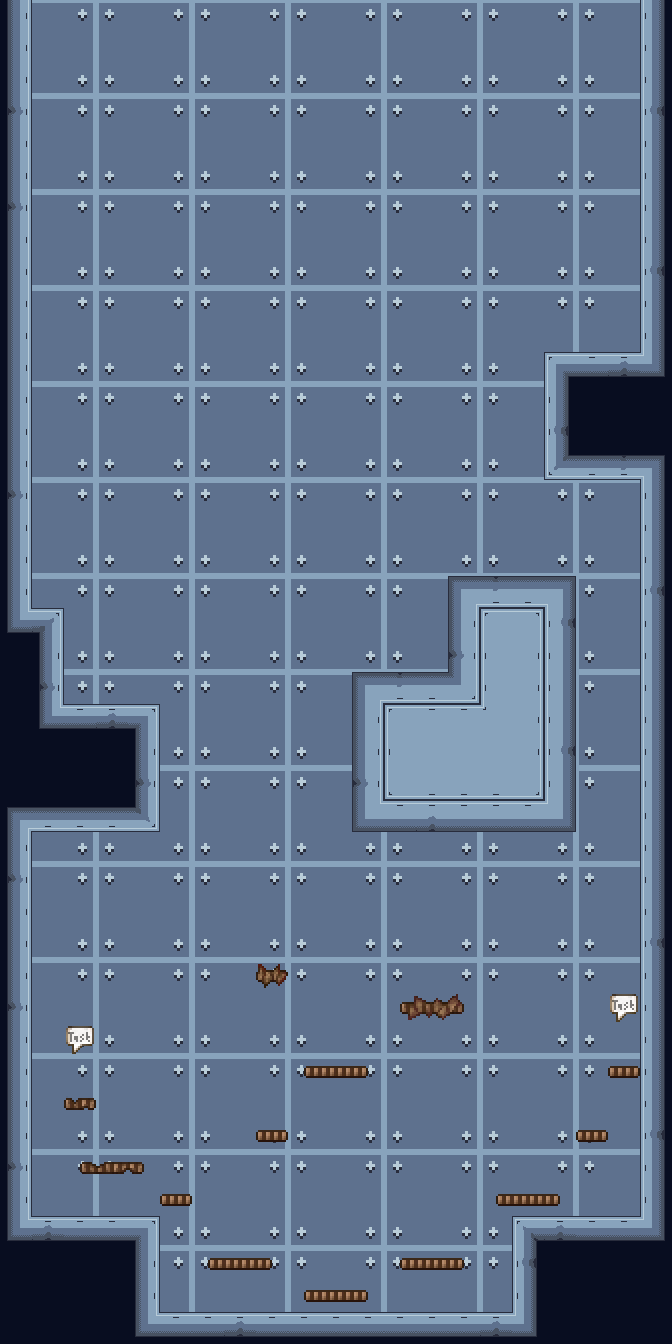

A 2D game scene composited from a Tiled map and its tileset images. What follows is a short description and the map's XML, with each tile layer's data collapsed to a summary:
An orthogonal 21x42 tile map with 32x32 px tiles, 7 tile layers (Background, SpaceAndGround, Walls, DurablePlatform, ...) and 24 objects.

<map version="1.10" tiledversion="1.10.1" orientation="orthogonal" renderorder="right-down" width="21" height="42" tilewidth="32" tileheight="32" infinite="0" nextlayerid="15" nextobjectid="75">
 <tileset firstgid="1" source="sus_jump_space.tsx" />
 <objectgroup id="14" name="WallFloor">
  <object id="49" x="512" y="1216" width="160" height="128" />
  <object id="50" x="544" y="352" width="128" height="128" />
  <object id="51" x="640" y="480" width="32" height="736" />
  <object id="52" x="0" y="1216" width="160" height="128" />
  <object id="55" x="0" y="832" width="32" height="384" />
  <object id="56" x="0" y="704" width="160" height="128" />
  <object id="57" x="0" y="608" width="64" height="96" />
  <object id="58" x="352" y="672" width="224" height="160" />
  <object id="59" x="448" y="576" width="128" height="96" />
 </objectgroup>
 <objectgroup id="5" name="DurablePlatform">
  <object id="46" x="304" y="1290.06" width="63.875" height="12" />
  <object id="47" x="399.979" y="1258.06" width="63.875" height="12" />
  <object id="48" x="208.062" y="1257.91" width="63.875" height="12" />
  <object id="61" x="495.813" y="1194" width="63.875" height="12" />
  <object id="62" x="304.563" y="1066" width="63.875" height="12" />
  <object id="63" x="575.972" y="1130.05" width="32.1477" height="12" />
  <object id="64" x="608.051" y="1065.88" width="32.1477" height="12" />
  <object id="67" x="159.881" y="1193.95" width="32.1477" height="12" />
  <object id="70" x="256.229" y="1130.33" width="31.5417" height="12" />
 </objectgroup>
 <objectgroup id="7" name="BreakablePlatform">
  <object id="65" x="80.2035" y="1162.14" width="63.875" height="12" />
  <object id="66" x="64.1875" y="1098.25" width="32.125" height="12" />
 </objectgroup>
 <objectgroup id="9" name="EnemyPlatform">
  <object id="68" x="400.017" y="1001.91" width="63.875" height="12" />
  <object id="69" x="256.063" y="970.667" width="31.5417" height="12" />
 </objectgroup>
 <objectgroup id="11" name="Task">
  <object id="73" x="64" y="1024" width="32" height="32" />
  <object id="74" x="608" y="992" width="32" height="32" />
 </objectgroup>
 <objectgroup id="13" name="Portal" />
 <layer id="1" name="Background" width="21" height="42">
  <data>[882 cells, 882 non-empty, 9 distinct tile ids]</data>
 </layer>
 <layer id="2" name="SpaceAndGround" width="21" height="42">
  <data>[882 cells, 882 non-empty, 21 distinct tile ids]</data>
 </layer>
 <layer id="3" name="Walls" width="21" height="42">
  <data>[882 cells, 47 non-empty, 23 distinct tile ids]</data>
 </layer>
 <layer id="4" name="DurablePlatform" width="21" height="42">
  <data>[882 cells, 19 non-empty, 4 distinct tile ids]</data>
 </layer>
 <layer id="6" name="Breakable" width="21" height="42">
  <data>[882 cells, 6 non-empty, 5 distinct tile ids]</data>
 </layer>
 <layer id="8" name="EnemyPlatform" width="21" height="42">
  <data>[882 cells, 4 non-empty, 4 distinct tile ids]</data>
 </layer>
 <layer id="12" name="Portal" width="21" height="42">
  <data>[882 cells, 0 non-empty, 0 distinct tile ids]</data>
 </layer>
</map>